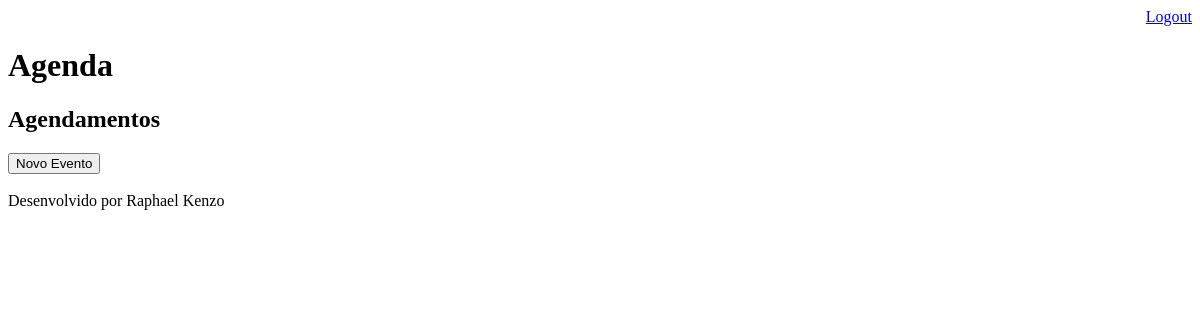
Page /agenda/ (signed in) on the earlier database version.
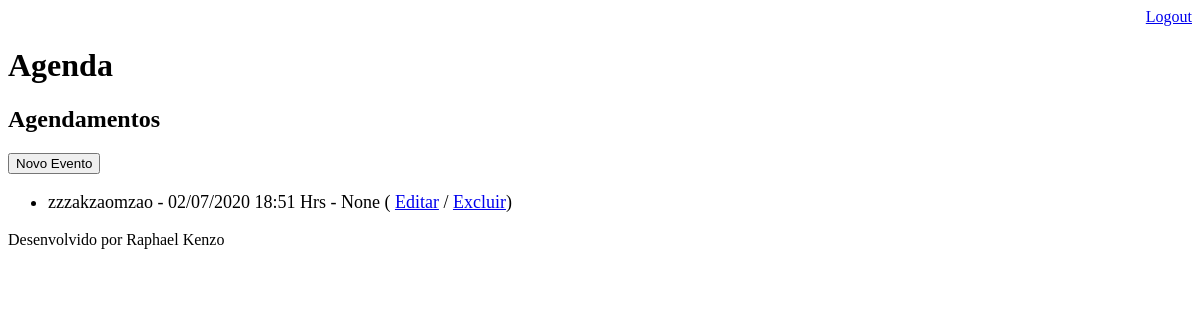
Same page on the later database version.
### core/models.py (models this page shows, shortened)
class Evento(models.Model):
  titulo = models.CharField(max_length = 100)
  descricao = models.TextField(blank=True, null=True)
  data_evento = models.DateTimeField(verbose_name='Data do Evento')
  data_criacao = models.DateTimeField(auto_now=True)
  usuario = models.ForeignKey(User, on_delete=models.CASCADE)
  local = models.CharField(max_length=100, blank=True, null=True)
  class Meta:
    db_table = 'evento'
  def get_data_evento(self):
    return self.data_evento.strftime('%d/%m/%Y %H:%M Hrs')
  def get_evento_atrasado(self):
    if self.data_evento < datetime.now():
      return True
    else:
      return False

### core/views.py (the view)
# urls.py: path('agenda/', views.lista_eventos),
@login_required(login_url='/login/')
def lista_eventos(request):
  usuario = request.user
  data_atual = datetime.now() - timedelta(hours=1)
  evento = Evento.objects.filter(usuario=usuario, data_evento__gt=data_atual)
  data = {'eventos':evento}
  return render(request, 'agenda.html', data)

### templates/agenda.html
{% extends "model-page.html" %}
{% block content %}
  <h2>Agendamentos</h2>
  <a href="evento">
    <button type="button">
      Novo Evento
    </button>
  </a>
  <ul style="font-size: 18px;">
    {% for evento in eventos %}
      <li>
        <div style={% if evento.get_evento_atrasado %} "color:red" {% endif %}>
            {{ evento.titulo }} - {{ evento.get_data_evento }} - {{ evento.local }}
            ( <a href="evento/?id={{ evento.id }}">Editar</a>
            / <a href="evento/delete/{{ evento.id }}/">Excluir</a>)
        </div>
      </li>
    {% endfor %}
  </ul>
{% endblock %}

Differences in the rows shown:
added Evento: titulo "zzzakzaomzao", get_data_evento "02/07/2020 18:51 Hrs", local "None"
